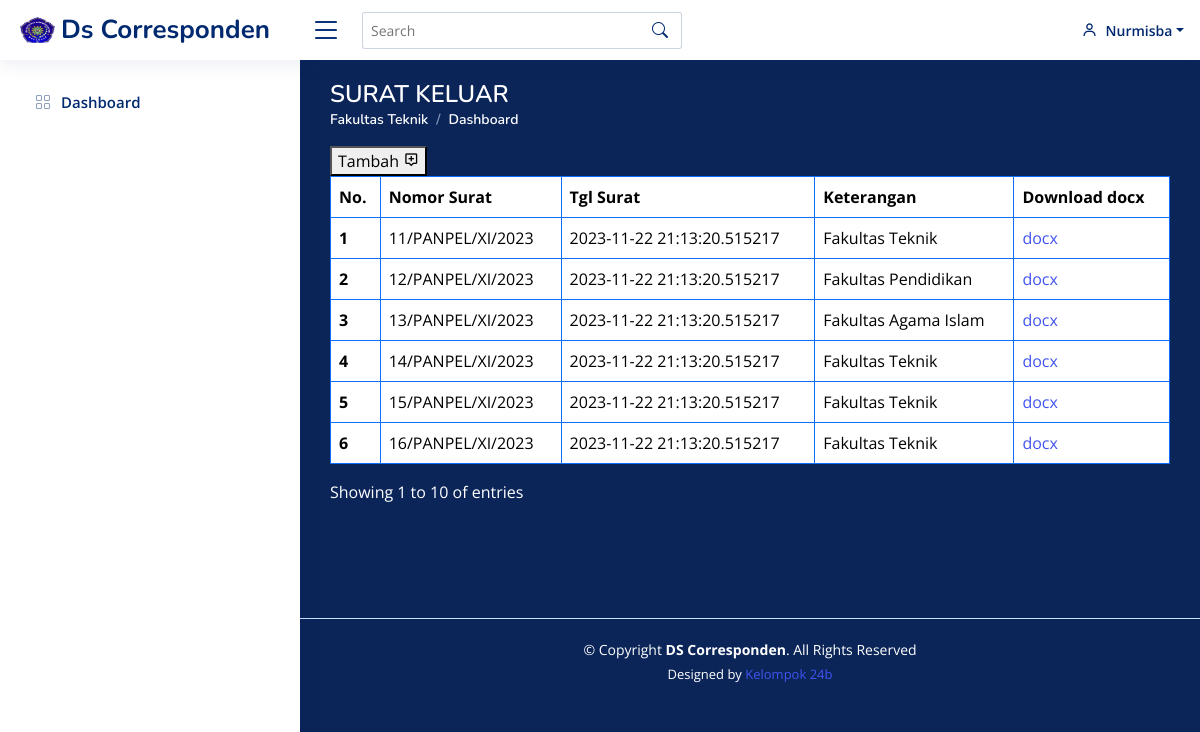
The page /arsip-surat-keluar (signed in) on the database as committed earlier.
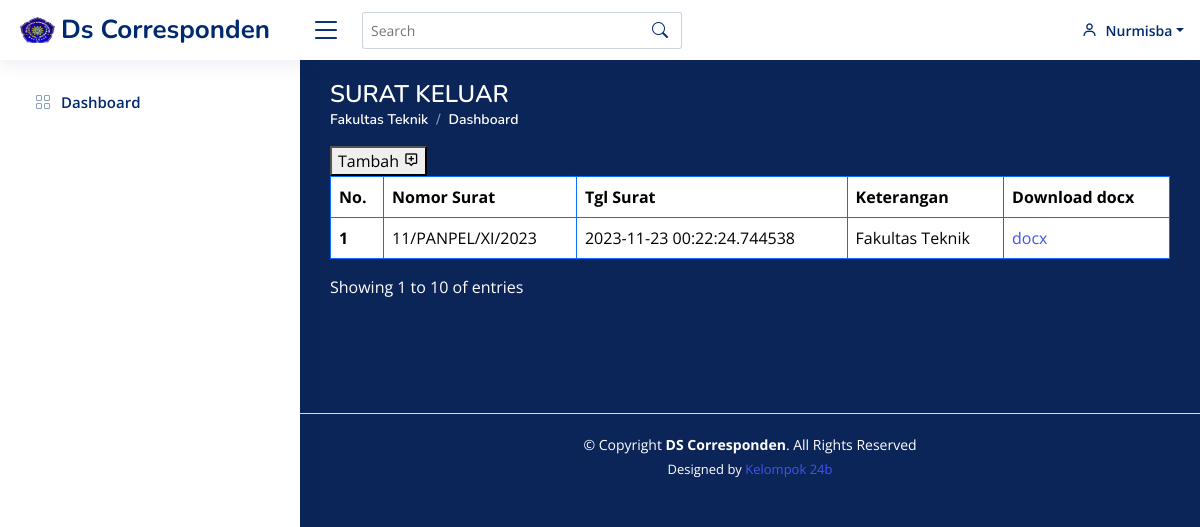
The same page on the database as committed later.
### app/models.py (models this page shows, shortened)
class Admin(UserMixin, db.Model):
    id = Column(Integer, primary_key=True)
    username = Column(String(64), index=True)
    password_hash = Column(String(168))

class Surat(db.Model):
    id = Column(Integer, primary_key=True)
    nomor_surat = Column(String(20))
    tgl_surat = Column(DateTime, default=datetime.now())
    keterangan = Column(String(55))
    url_docx = Column(String(200))

### app/routes.py (the view)
@app.route("/arsip-surat-keluar")
@login_required
def suratkeluararsip ():
    daftar_surat = Surat.query.all()
    return render_template("suratkeluararsip.html", daftar_surat=daftar_surat)

### app/models.py (called while the page is built)
@login.user_loader
def load_user(id):
    return Admin.query.get(int(id))

### app/templates/suratkeluararsip.html (shortened to what this page needs)
<!DOCTYPE html>
<html lang="en">
<head>
  <link href="{{ url_for('static', filename='vendor/bootstrap/css/bootstrap.min.css')}}" rel="stylesheet">
  <link href="{{ url_for('static', filename='vendor/bootstrap-icons/bootstrap-icons.css')}}" rel="stylesheet">
  <link href="{{ url_for('static', filename='vendor/boxicons/css/boxicons.min.css')}}" rel="stylesheet">
  <link href="{{ url_for('static', filename='vendor/quill/quill.snow.css')}}" rel="stylesheet">
  <link href="{{ url_for('static', filename='vendor/quill/quill.bubble.css')}}" rel="stylesheet">
  <link href="{{ url_for('static', filename='vendor/remixicon/remixicon.css')}}" rel="stylesheet">
  <link href="{{ url_for('static', filename='vendor/simple-datatables/style.css')}}" rel="stylesheet">
  <link href="{{ url_for('static', filename='css/style.css')}}" rel="stylesheet">
</head>
<body>
  <header id="header" class="header fixed-top d-flex align-items-center">
    <div class="d-flex align-items-center justify-content-between">
      <a href="{{url_for('home')}}" class="logo d-flex align-items-center">
        <img src="{{ url_for('static', filename='img/logo.png')}}" alt="">
        <span class="d-none d-lg-block">Ds Corresponden</span>
      </a>
      <i class="bi bi-list toggle-sidebar-btn"></i>
    </div>
    <div class="search-bar">
      <form class="search-form d-flex align-items-center" method="POST" action="#">
        <input type="text" name="query" placeholder="Search" title="Enter search keyword">
        <button type="submit" title="Search"><i class="bi bi-search"></i></button>
      </form>
    </div>
    <nav class="header-nav ms-auto">
      <ul class="d-flex align-items-center">
        <li class="nav-item dropdown pe-3">
          <a class="nav-link nav-profile d-flex align-items-center pe-0" href="#" data-bs-toggle="dropdown">
            <i class='bx bx-user'></i>
            <span class="d-none d-md-block dropdown-toggle ps-2">{{ current_user.username}}</span>
          </a>
  </header>
  <aside id="sidebar" class="sidebar">
    <ul class="sidebar-nav" id="sidebar-nav">
      <li class="nav-item">
        <a class="nav-link collapsed" href="{{url_for('home')}}">
          <i class="bi bi-grid"></i>
          <span>Dashboard</span>
        </a>
      </li>
    </ul>
  </aside>
  <main id="main" class="main">
    <div class="pagetitle">
      <h1 style="color: #fff;">SURAT KELUAR</h1>
      <nav>
        <ol class="breadcrumb">
          <li class="breadcrumb-item"><a href="{{url_for('home')}}" style="color: #fff;">Fakultas Teknik</a></li>
          <li class="breadcrumb-item active" style="color: #fff;">Dashboard</li>
        </ol>
      </nav>
    </div>
        <a href="{{url_for('opsisurat')}}"><button>Tambah <i class='bx bx-message-alt-add'></i></button></a>
              <table class="table table-bordered border-primary">
                <thead>
                  <tr>
                    <th scope="col">No.</th>
                    <th scope="col">Nomor Surat</th>
                    <th scope="col">Tgl Surat</th>
                    <th scope="col">Keterangan</th>
                    <th scope="col">Download docx</th>
                  </tr>
                </thead>
                <tbody>
                  {% for isi in daftar_surat %}
                  <tr>
                    <th scope="row">{{ isi.id }}</th>
                    <td>{{ isi.nomor_surat }}</td>
                    <td>{{ isi.tgl_surat  }}</td>
                    <td>{{ isi.keterangan }}</td>
                    <td><a href="{{ url_for('download', filename=isi.url_docx) }}">docx</a></td>
                  </tr>
                  {% endfor %}
                </tbody>
              </table>
    <div class="showing"><p style="color: white;">Showing 1 to 10 of entries</p></div>
  </main>
  <footer id="footer" class="footer">
    <div class="copyright">
      &copy; Copyright <strong><span>DS Corresponden</span></strong>. All Rights Reserved
    </div>
    <div class="credits">
      Designed by <a href="https://bootstrapmade.com/">Kelompok 24b</a>
    </div>
  </footer>
</body>
</html>

### app/static/css/style.css (style rules this page uses)
:root { scroll-behavior: smooth; }
body { font-family: "Open Sans", sans-serif; background: #0b2559; color: #444444; }
a { color: #4154f1; text-decoration: none; }
h1, h2, h3, h4, h5, h6 { font-family: "Nunito", sans-serif; }
#main { margin-top: 60px; padding: 20px 30px; transition: all 0.3s; }
.pagetitle { margin-bottom: 10px; }
.pagetitle h1 { font-size: 24px; margin-bottom: 0; font-weight: 600; color: #012970; }
.breadcrumb { font-size: 14px; font-family: "Nunito", sans-serif; color: #899bbd; font-weight: 600; }
.breadcrumb a { color: #899bbd; transition: 0.3s; }
.breadcrumb .breadcrumb-item::before { color: #899bbd; }
.breadcrumb .active { color: #51678f; font-weight: 600; }
.logo { line-height: 1; }
@media (min-width: 1200px) { .logo { width: 280px; } }
.logo img { max-height: 26px; margin-right: 6px; }
.logo span { font-size: 26px; font-weight: 700; color: #012970; font-family: "Nunito", sans-serif; }
.header { transition: all 0.5s; z-index: 997; height: 60px; box-shadow: 0px 2px 20px rgba(1, 41, 112, 0.1); background-color: #fff; padding-left: 20px; }
.header .toggle-sidebar-btn { font-size: 32px; padding-left: 10px; cursor: pointer; color: #012970; }
.header .search-bar { min-width: 360px; padding: 0 20px; }
.header .search-form { width: 100%; }
.header .search-form input { border: 0; font-size: 14px; color: #012970; border: 1px solid rgba(1, 41, 112, 0.2); padding: 7px 38px 7px 8px; border-radius: 3px; transition: 0.3s; width: 100%; }
.header .search-form button { border: 0; padding: 0; margin-left: -30px; background: none; }
.header .search-form button i { color: #012970; }
.header-nav ul { list-style: none; }
.header-nav>ul { margin: 0; padding: 0; }
.header-nav .nav-profile { color: #012970; }
.header-nav .nav-profile span { font-size: 14px; font-weight: 600; }
.sidebar { position: fixed; top: 60px; left: 0; bottom: 0; width: 300px; z-index: 996; transition: all 0.3s; padding: 20px; overflow-y: auto; scrollbar-width: thin; scrollbar-color: #aab7cf transparent; box-shadow: 0px 0px 20px rgba(1, 41, 112, 0.1); background-color: #fff; }
@media (min-width: 1200px) { #main, #footer { margin-left: 300px; } }
.sidebar-nav { padding: 0; margin: 0; list-style: none; }
.sidebar-nav li { padding: 0; margin: 0; list-style: none; }
.sidebar-nav .nav-item { margin-bottom: 5px; }
.sidebar-nav .nav-link { display: flex; align-items: center; font-size: 15px; font-weight: 600; color: #4154f1; transition: 0.3; background: #f6f9ff; padding: 10px 15px; border-radius: 4px; }
.sidebar-nav .nav-link i { font-size: 16px; margin-right: 10px; color: #4154f1; }
.sidebar-nav .nav-link.collapsed { color: #012970; background: #fff; }
.sidebar-nav .nav-link.collapsed i { color: #899bbd; }
img, svg { vertical-align: middle; width: 35px; }
.footer { padding: 20px 0; font-size: 14px; transition: all 0.3s; border-top: 1px solid #cddfff; }
.footer .copyright { text-align: center; color: #fff; }
.footer .credits { padding-top: 5px; text-align: center; font-size: 13px; color: #fff; }

Rows that differ between the two databases and show on the page:
removed Surat: id "2", nomor_surat "12/PANPEL/XI/2023", tgl_surat "2023-11-22 21:13:20.515217", keterangan "Fakultas Pendidikan"
removed Surat: id "3", nomor_surat "13/PANPEL/XI/2023", tgl_surat "2023-11-22 21:13:20.515217", keterangan "Fakultas Agama Islam"
removed Surat: id "4", nomor_surat "14/PANPEL/XI/2023", tgl_surat "2023-11-22 21:13:20.515217", keterangan "Fakultas Teknik"
removed Surat: id "5", nomor_surat "15/PANPEL/XI/2023", tgl_surat "2023-11-22 21:13:20.515217", keterangan "Fakultas Teknik"
removed Surat: id "6", nomor_surat "16/PANPEL/XI/2023", tgl_surat "2023-11-22 21:13:20.515217", keterangan "Fakultas Teknik"
changed Surat "Fakultas Teknik": tgl_surat "2023-11-22 21:13:20.515217" → "2023-11-23 00:22:24.744538"
